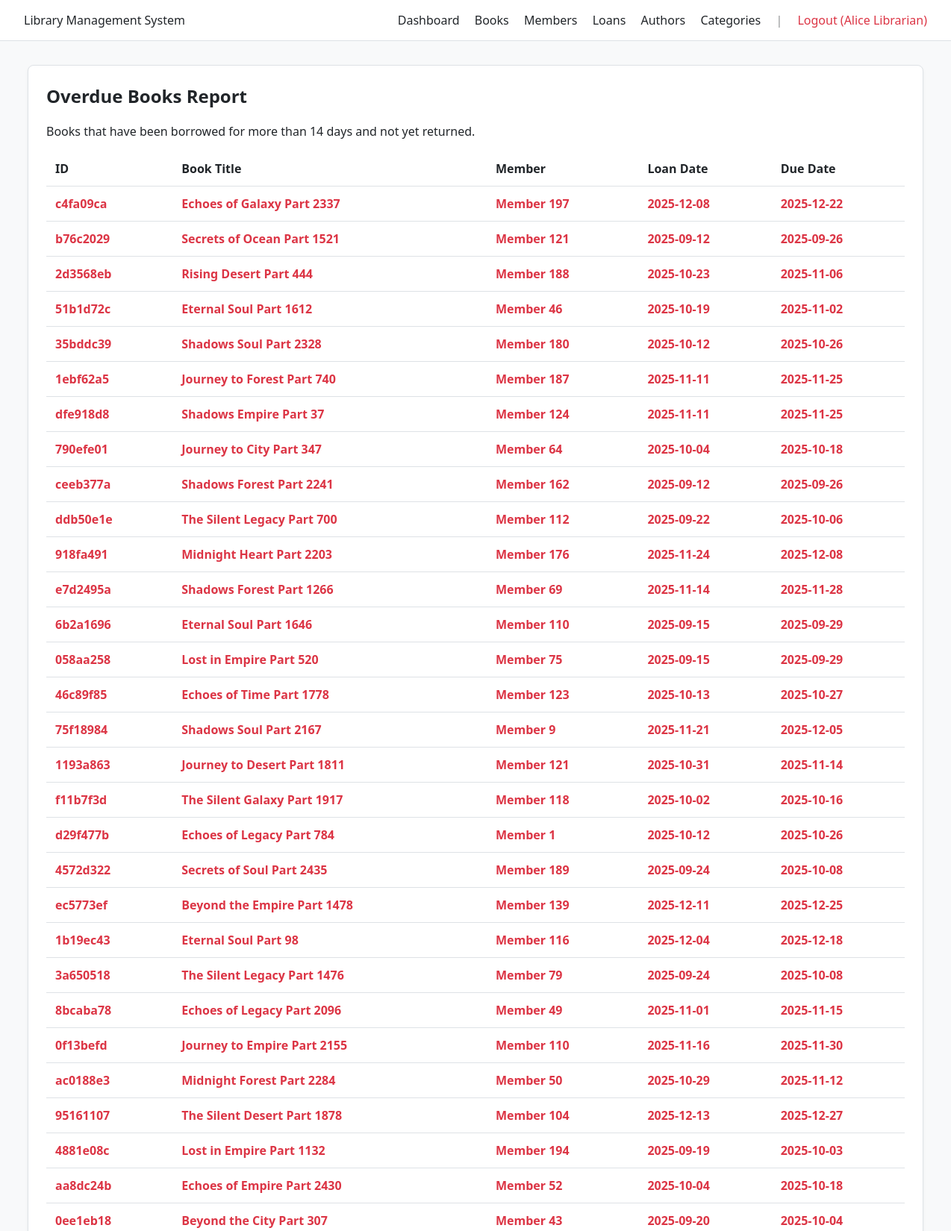
The page /reports/overdue (signed in, upper part) on the database its author committed.
### py/models.py (models this page shows)
class Loan(db.Model):
    __tablename__ = 'loans'
    loan_id = db.Column(db.String(8), primary_key=True, default=generate_id)
    loan_date = db.Column(db.Date, default=lambda: datetime.now(UTC).date())
    due_date = db.Column(db.Date, nullable=False)
    return_date = db.Column(db.Date)
    staff_id = db.Column(db.String(8), db.ForeignKey('staff.staff_id'))
    book_id = db.Column(db.String(8), db.ForeignKey('books.book_id'))
    member_id = db.Column(db.String(8), db.ForeignKey('members.member_id'))

class Book(db.Model):
    __tablename__ = 'books'
    book_id = db.Column(db.String(8), primary_key=True, default=generate_id)
    title = db.Column(db.String(255), nullable=False)
    category_id = db.Column(db.String(8), db.ForeignKey('categories.category_id'))
    author_id = db.Column(db.String(8), db.ForeignKey('authors.author_id'))
    published_year = db.Column(db.Integer)
    isbn = db.Column(db.String(20))
    total_stock = db.Column(db.Integer, default=0)
    total_available = db.Column(db.Integer, default=0)
    total_loaned = db.Column(db.Integer, default=0)
    loans = db.relationship('Loan', backref='book', lazy=True)

class Member(db.Model):
    __tablename__ = 'members'
    member_id = db.Column(db.String(8), primary_key=True, default=generate_id)
    member_name = db.Column(db.String(100), nullable=False)
    email = db.Column(db.String(100))
    phone = db.Column(db.String(20))
    loans = db.relationship('Loan', backref='member', lazy=True)

### py/routes.py (the view)
@main.route('/reports/overdue')
@login_required
def overdue_report():
    result = db.session.execute(db.text("SELECT * FROM overdue_books")).fetchall()
    return render_template('overdue.html', overdue=result)

### py/routes.py (called while the page is built)
def login_required(f):
    @wraps(f)
    def decorated_function(*args, **kwargs):
        if 'staff_id' not in session:
            flash("Please log in first.")
            return redirect(url_for('main.login'))
        return f(*args, **kwargs)
    return decorated_function

### templates/overdue.html (shortened to what this page needs)
{% extends "base.html" %}
{% block content %}
<div class="card">
    <h2>Overdue Books Report</h2>
    <p>Books that have been borrowed for more than 14 days and not yet returned.</p>
    {% if overdue %}
    <table>
        <thead>
            <tr>
                <th>ID</th>
                <th>Book Title</th>
                <th>Member</th>
                <th>Loan Date</th>
                <th>Due Date</th>
            </tr>
        </thead>
        <tbody>
            {% for loan in overdue %}
            <tr style="color: #dc3545; font-weight: bold;">
                <td>{{ loan[0] }}</td>
                <td>{{ loan[1] }}</td>
                <td>{{ loan[2] }}</td>
                <td>{{ loan[3] }}</td>
                <td>{{ loan[4] }}</td>
            </tr>
            {% endfor %}
        </tbody>
    </table>
    {% else %}
    <p style="margin-top: 2rem; opacity: 0.7;">No overdue books found.</p>
    {% endif %}
</div>
{% endblock %}

### Commons/base.css (style rules this page uses)
:root { --bg: #f8f9fa; --fg: #212529; --accent: #007bff; --card: #ffffff; --border: #dee2e6; --alert-bg: #e2e3e5; --alert-fg: #383d41; }
body { font-family: system-ui, -apple-system, sans-serif; background: var(--bg); color: var(--fg); margin: 0; display: flex; flex-direction: column; min-height: 100vh; }
.card { background: var(--card); padding: 1.5rem; border-radius: 8px; border: 1px solid var(--border); box-shadow: 0 2px 4px rgba(0, 0, 0, 0.05); }
h1, h2 { margin-top: 0; }
table { width: 100%; border-collapse: collapse; margin-top: 1rem; }
th, td { padding: 0.75rem; text-align: left; border-bottom: 1px solid var(--border); }

### rows shown on the page
Loan: loan_id "c4fa09ca", title "Echoes of Galaxy Part 2337", member_name "Member 197", loan_date "2025-12-08", due_date "2025-12-22"
Loan: loan_id "b76c2029", title "Secrets of Ocean Part 1521", member_name "Member 121", loan_date "2025-09-12", due_date "2025-09-26"
Loan: loan_id "2d3568eb", title "Rising Desert Part 444", member_name "Member 188", loan_date "2025-10-23", due_date "2025-11-06"
Loan: loan_id "51b1d72c", title "Eternal Soul Part 1612", member_name "Member 46", loan_date "2025-10-19", due_date "2025-11-02"
Loan: loan_id "35bddc39", title "Shadows Soul Part 2328", member_name "Member 180", loan_date "2025-10-12", due_date "2025-10-26"
Loan: loan_id "1ebf62a5", title "Journey to Forest Part 740", member_name "Member 187", loan_date "2025-11-11", due_date "2025-11-25"
Loan: loan_id "dfe918d8", title "Shadows Empire Part 37", member_name "Member 124", loan_date "2025-11-11", due_date "2025-11-25"
Loan: loan_id "790efe01", title "Journey to City Part 347", member_name "Member 64", loan_date "2025-10-04", due_date "2025-10-18"
Loan: loan_id "ceeb377a", title "Shadows Forest Part 2241", member_name "Member 162", loan_date "2025-09-12", due_date "2025-09-26"
Loan: loan_id "ddb50e1e", title "The Silent Legacy Part 700", member_name "Member 112", loan_date "2025-09-22", due_date "2025-10-06"
Loan: loan_id "918fa491", title "Midnight Heart Part 2203", member_name "Member 176", loan_date "2025-11-24", due_date "2025-12-08"
Loan: loan_id "e7d2495a", title "Shadows Forest Part 1266", member_name "Member 69", loan_date "2025-11-14", due_date "2025-11-28"
Loan: loan_id "6b2a1696", title "Eternal Soul Part 1646", member_name "Member 110", loan_date "2025-09-15", due_date "2025-09-29"
Loan: loan_id "058aa258", title "Lost in Empire Part 520", member_name "Member 75", loan_date "2025-09-15", due_date "2025-09-29"
Loan: loan_id "46c89f85", title "Echoes of Time Part 1778", member_name "Member 123", loan_date "2025-10-13", due_date "2025-10-27"
Loan: loan_id "75f18984", title "Shadows Soul Part 2167", member_name "Member 9", loan_date "2025-11-21", due_date "2025-12-05"
Loan: loan_id "1193a863", title "Journey to Desert Part 1811", member_name "Member 121", loan_date "2025-10-31", due_date "2025-11-14"
Loan: loan_id "f11b7f3d", title "The Silent Galaxy Part 1917", member_name "Member 118", loan_date "2025-10-02", due_date "2025-10-16"
Loan: loan_id "d29f477b", title "Echoes of Legacy Part 784", member_name "Member 1", loan_date "2025-10-12", due_date "2025-10-26"
Loan: loan_id "4572d322", title "Secrets of Soul Part 2435", member_name "Member 189", loan_date "2025-09-24", due_date "2025-10-08"
Loan: loan_id "ec5773ef", title "Beyond the Empire Part 1478", member_name "Member 139", loan_date "2025-12-11", due_date "2025-12-25"
Loan: loan_id "1b19ec43", title "Eternal Soul Part 98", member_name "Member 116", loan_date "2025-12-04", due_date "2025-12-18"
Loan: loan_id "3a650518", title "The Silent Legacy Part 1476", member_name "Member 79", loan_date "2025-09-24", due_date "2025-10-08"
Loan: loan_id "8bcaba78", title "Echoes of Legacy Part 2096", member_name "Member 49", loan_date "2025-11-01", due_date "2025-11-15"
Loan: loan_id "0f13befd", title "Journey to Empire Part 2155", member_name "Member 110", loan_date "2025-11-16", due_date "2025-11-30"
Loan: loan_id "ac0188e3", title "Midnight Forest Part 2284", member_name "Member 50", loan_date "2025-10-29", due_date "2025-11-12"
Loan: loan_id "95161107", title "The Silent Desert Part 1878", member_name "Member 104", loan_date "2025-12-13", due_date "2025-12-27"
Loan: loan_id "4881e08c", title "Lost in Empire Part 1132", member_name "Member 194", loan_date "2025-09-19", due_date "2025-10-03"
Loan: loan_id "aa8dc24b", title "Echoes of Empire Part 2430", member_name "Member 52", loan_date "2025-10-04", due_date "2025-10-18"
Loan: loan_id "0ee1eb18", title "Beyond the City Part 307", member_name "Member 43", loan_date "2025-09-20", due_date "2025-10-04"

### other values the page prints
{{ session.get('staff_name') }} "Alice Librarian"
